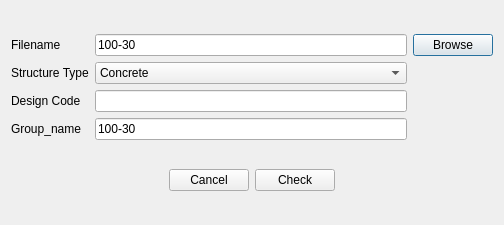
<?xml version="1.0" encoding="UTF-8"?>
<ui version="4.0">
 <class>about</class>
 <widget class="QDialog" name="about">
  <property name="windowModality">
   <enum>Qt::NonModal</enum>
  </property>
  <property name="geometry">
   <rect>
    <x>0</x>
    <y>0</y>
    <width>504</width>
    <height>225</height>
   </rect>
  </property>
  <property name="windowTitle">
   <string>Require 100-30</string>
  </property>
  <property name="windowIcon">
   <iconset resource="../../civiltools.qrc">
    <normaloff>:/civiltools/images/100_30.svg</normaloff>:/civiltools/images/100_30.svg</iconset>
  </property>
  <property name="modal">
   <bool>false</bool>
  </property>
  <layout class="QVBoxLayout" name="verticalLayout">
   <item>
    <layout class="QGridLayout" name="gridLayout">
     <item row="1" column="0">
      <widget class="QLabel" name="label_2">
       <property name="text">
        <string>Structure Type</string>
       </property>
      </widget>
     </item>
     <item row="0" column="1">
      <widget class="QLineEdit" name="filename">
       <property name="text">
        <string>100-30</string>
       </property>
      </widget>
     </item>
     <item row="0" column="0">
      <widget class="QLabel" name="label">
       <property name="text">
        <string>Filename</string>
       </property>
      </widget>
     </item>
     <item row="0" column="2">
      <widget class="QPushButton" name="browse">
       <property name="text">
        <string>Browse</string>
       </property>
      </widget>
     </item>
     <item row="2" column="1">
      <widget class="QLineEdit" name="design_code">
       <property name="text">
        <string/>
       </property>
       <property name="readOnly">
        <bool>true</bool>
       </property>
      </widget>
     </item>
     <item row="2" column="0">
      <widget class="QLabel" name="label_3">
       <property name="text">
        <string>Design Code</string>
       </property>
      </widget>
     </item>
     <item row="1" column="1">
      <widget class="QComboBox" name="structure_type">
       <item>
        <property name="text">
         <string>Concrete</string>
        </property>
       </item>
       <item>
        <property name="text">
         <string>Steel</string>
        </property>
       </item>
      </widget>
     </item>
     <item row="3" column="0">
      <widget class="QLabel" name="label_4">
       <property name="text">
        <string>Group_name</string>
       </property>
      </widget>
     </item>
     <item row="3" column="1">
      <widget class="QLineEdit" name="group_name">
       <property name="text">
        <string>100-30</string>
       </property>
      </widget>
     </item>
    </layout>
   </item>
   <item>
    <layout class="QHBoxLayout" name="horizontalLayout_2">
     <item>
      <spacer name="horizontalSpacer">
       <property name="orientation">
        <enum>Qt::Horizontal</enum>
       </property>
       <property name="sizeHint" stdset="0">
        <size>
         <width>40</width>
         <height>20</height>
        </size>
       </property>
      </spacer>
     </item>
     <item>
      <widget class="QPushButton" name="cancel_button">
       <property name="text">
        <string>Cancel</string>
       </property>
       <property name="icon">
        <iconset resource="../../civiltools.qrc">
         <normaloff>:/civiltools/images/cancel.svg</normaloff>:/civiltools/images/cancel.svg</iconset>
       </property>
       <property name="iconSize">
        <size>
         <width>60</width>
         <height>60</height>
        </size>
       </property>
      </widget>
     </item>
     <item>
      <widget class="QPushButton" name="check">
       <property name="text">
        <string>Check</string>
       </property>
       <property name="icon">
        <iconset resource="../../civiltools.qrc">
         <normaloff>:/civiltools/images/tick.svg</normaloff>:/civiltools/images/tick.svg</iconset>
       </property>
       <property name="iconSize">
        <size>
         <width>60</width>
         <height>60</height>
        </size>
       </property>
      </widget>
     </item>
     <item>
      <spacer name="horizontalSpacer_2">
       <property name="orientation">
        <enum>Qt::Horizontal</enum>
       </property>
       <property name="sizeHint" stdset="0">
        <size>
         <width>40</width>
         <height>20</height>
        </size>
       </property>
      </spacer>
     </item>
    </layout>
   </item>
  </layout>
 </widget>
 <resources>
  <include location="../../civiltools.qrc"/>
 </resources>
 <connections/>
</ui>
